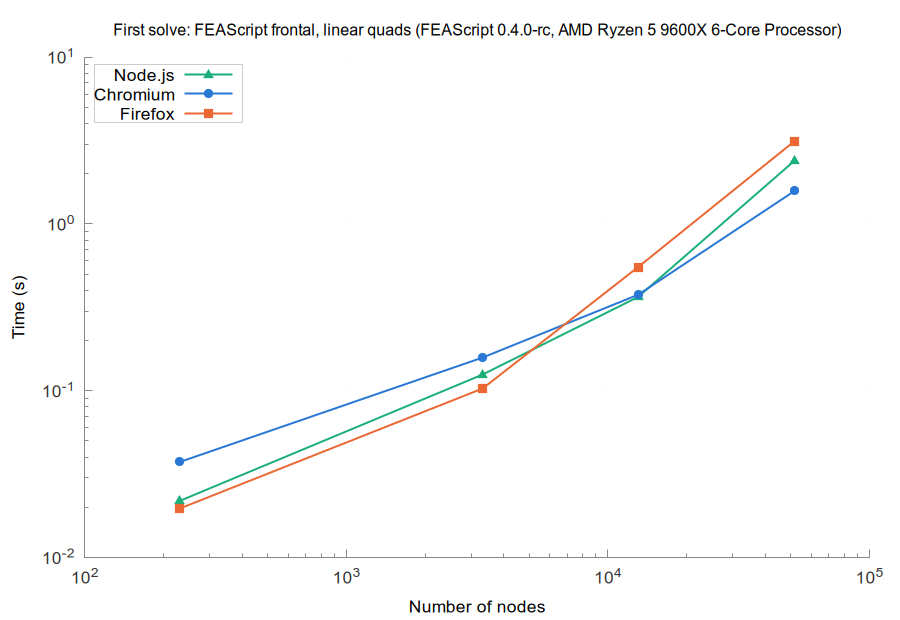

Source code (gnuplot):
set terminal pngcairo size 900,620 font 'Arial,13'
set border 3 lc rgb '#888888'; set tics nomirror tc rgb '#333333'
set grid lc rgb '#e6e6e6' lw 1; set key top left box lc rgb '#cccccc' opaque
set logscale xy; set format y '10^{%L}'; set format x '10^{%L}'
set output 'browsers_FEAScript_frontal_linear_quads_first.png'
set title 'First solve: FEAScript frontal, linear quads (FEAScript 0.4.0-rc, AMD Ryzen 5 9600X 6-Core Processor)' font 'Arial,12'
set xlabel 'Number of nodes'
set ylabel 'Time (s)'
plot 'browsers_FEAScript_frontal_linear_quads_first_node.dat' u 1:2 w lp lw 2 pt 9 ps 1.2 lc rgb '#1baf7a' t 'Node.js', \
     'browsers_FEAScript_frontal_linear_quads_first_chromium.dat' u 1:2 w lp lw 2 pt 7 ps 1.2 lc rgb '#2a78d6' t 'Chromium', \
     'browsers_FEAScript_frontal_linear_quads_first_firefox.dat' u 1:2 w lp lw 2 pt 5 ps 1.2 lc rgb '#eb6834' t 'Firefox'
